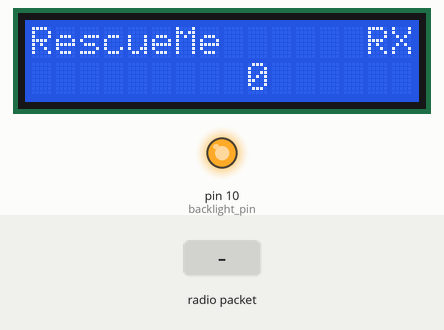
Recording of a sketch running on a simulated Arduino Uno, built with avr-gcc and run on an emulated ATmega328P. Parts: 16×2 character LCD, output pins drawn as LEDs (lit = HIGH). Inputs (shaded band) come from the test bench. No radio packets arrive unless stated; what the sketch prints to the serial monitor is not drawn.

Above: at 0.1 s.
At 1.6 s:
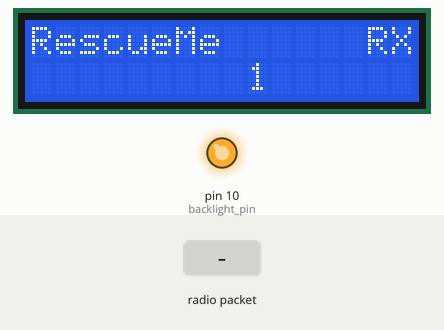
1.7 s: radio packet "i" arrives
At 2.5 s:
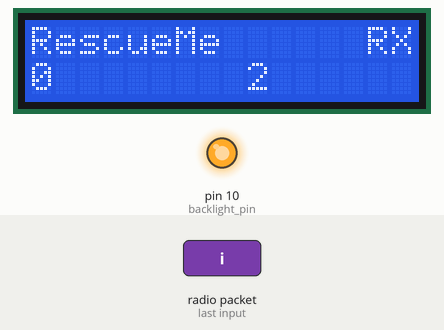
Timing chart, 0 to 4.7 s (numbered marks = the images above; inputs shaded):
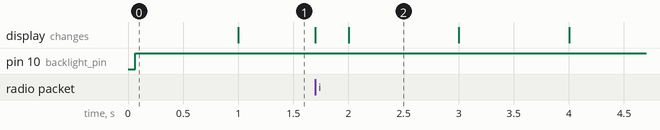

Measured:
- what the display in image 2 shows lasts 1.0 s, from 2.0 s to 3.0 s

The sketch:

arduino-receiver.ino
```cpp
#include <VirtualWire.h>

//LCD shield
#include <LiquidCrystal.h>
LiquidCrystal lcd(8, 9, 4, 5, 6, 7);

void setup() {
    Serial.begin(9600);  // Debugging only
    Serial.println("Receptor: setup");

    //LCD Shield
    lcd.begin(16, 2);              // Inicializar el LCD
    lcd.clear();
    lcd.setCursor(0,0);
    lcd.print("RescueMe      RX");     // print a simple message

    // Se inicializa el RF
    vw_setup(1000);  // velocidad: Bits per segundo
    vw_set_rx_pin(3);    //Pin 2 como entrada del RF
    vw_set_ptt_pin(4);
    vw_rx_start();       // Se inicia como receptor
}

void loop()
{
  int backlight_pin = 10;
  pinMode(backlight_pin, OUTPUT);
  digitalWrite(10, HIGH);

  //HOME SCREEN
  lcd.setCursor(9,1);              // Cursor a linea 2, posicion 9
  lcd.print(millis()/1000);        // Imprime segundos

  lcd.setCursor(0,1);              // Cursor a linea 2, posicion 1

  uint8_t buf2[VW_MAX_MESSAGE_LEN];
  uint8_t buf2len = VW_MAX_MESSAGE_LEN;
  int dato1=0;
  float dato2=0.0;

  //verificamos si hay un dato valido en el RF
  if (vw_get_message((uint8_t *)buf2,&buf2len)) {
    int i;
    String  DatoCadena="";
    if((char)buf2[0]=='i') { //verificamos el inicio de trama
      for (i = 1; i < buf2len; i++) {
        DatoCadena.concat((char)buf2[i]);
      }
      dato1=DatoCadena.toInt();
      Serial.print("Dato1 recivido: ");
      Serial.println(dato1);
      lcd.print(dato1);
    }
    else if((char)buf2[0]=='f') { //verificamos el inicio de trama
      for (i = 1; i < buf2len; i++) {
        DatoCadena.concat((char)buf2[i]);
      }
      dato2=DatoCadena.toFloat();
      Serial.print("Dato2 recivido: ");
      Serial.println(dato2);
      //lcd.print(dato2);
    }
  }
}
```
